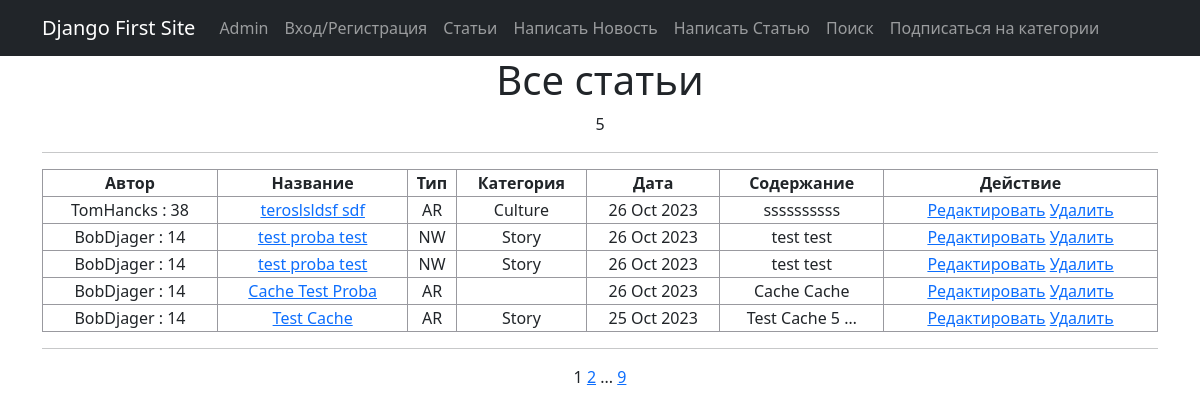
Page /news/ (signed in) on the committed database.
### news/models.py (models this page shows, shortened)
class Post(models.Model):
    news = 'NW'
    article = 'AR'
    CATEGORY_CHOICES = [
        (news, 'Новость'),
        (article, 'Статья')
    ]
    post_author = models.ForeignKey(Author, on_delete=models.CASCADE)
    category_type = models.CharField(max_length=2, choices=CATEGORY_CHOICES,
                                     default=article)
    post_date = models.DateTimeField(auto_now_add=True)
    post_category = models.ManyToManyField(Category, through='PostCategory')
    post_title = models.CharField(max_length=128)
    post_text = models.TextField()
    post_rating = models.SmallIntegerField(default=0)

class Author(models.Model):
    author_user = models.OneToOneField(User, on_delete=models.CASCADE)
    author_rating = models.SmallIntegerField(default=0)
    def __str__(self):
        return f'{self.author_user.username} : {self.author_rating}'

class Category(models.Model):
    category_name = models.CharField(max_length=64, unique=True)
    subscribers = models.ManyToManyField(User, related_name='categories',
                                         default='')

### news/views.py (the view)
# urls.py: path('', PostList.as_view(), name='news'),
class PostList(ListView):
    model = Post
    ordering = '-post_date'
    template_name = 'news.html'
    context_object_name = 'news'
    paginate_by = 5
    def get_context_data(self, **kwargs):
        context = super().get_context_data(**kwargs)
        return context

### news/templates/news/news.html (shortened to what this page needs)
{% extends 'flatpages/default.html' %}
{% load cache %}
{% load censor_filters %}
{% block content %}
{% cache 60 content %}
<h1>Все статьи</h1>
{{ news|length }}
<hr>
{% if news|length %}
    <table>
        <tr>
            <th>Автор</th>
            <th>Название</th>
            <th>Тип</th>
            <th>Категория</th>
            <th>Дата</th>
            <th>Содержание</th>
            <th>Действие</th>
        </tr>
        {% for post in news %}
        <col>
            <td>{{ post.post_author}}</td>
            <td><a href="{% url 'post_detail' pk=post.id %}">{{ post.post_title }}</a></td>
            <td>{{ post.category_type }}</td>
            <td>
                    {% for cat in post.post_category.all %}
                        {{ cat.category_name }}
                    {% endfor %}
            </td>
            <td>{{ post.post_date|date:'d M Y' }}</td>
            <td>{{ post.post_text|truncatewords:3 }}</td>
            <td>
                {% if request.user.is_authenticated %}
                    {% if post.category_type == 'NW' %}
                        <a href="{% url 'news_edit' pk=post.id %}">Редактировать</a>
                        <a href="{% url 'post_delete' pk=post.id %}">Удалить</a>
                    {% else %}
                        <a href="{% url 'article_edit' pk=post.id %}">Редактировать</a>
                        <a href="{% url 'post_delete' pk=post.id %}">Удалить</a>
                    {% endif %}
                {% endif %}
            </td>
        {% endfor %}
    </table>
            <hr>
        {% else %}
            <h1>Извините на данный момент статей нет</h1>
{% endif %}
{{ page_obj.number }}
{% if page_obj.has_next %}
    <a href="?page={{ page_obj.next_page_number }}">{{ page_obj.next_page_number }}</a>
    {% if paginator.num_pages != page_obj.next_page_number %}
    ...
    <a href="?page={{ page_obj.paginator.num_pages }}">{{ page_obj.paginator.num_pages }}</a>
    {% endif %}
{% endif %}
{% endcache %}
{% endblock content %}

### news/templates/news/flatpages/default.html (style rules this page uses)
table { border: 1px solid #99999FFF; }
th { border: 1px solid #99999FFF; }
td { border: 1px solid #99999FFF; }
table { width: 100%; }

### rows in the picture
Post: post_author "TomHancks : 38", post_title "teroslsldsf sdf", category_type "AR", post_date "26 Oct 2023", post_text "ssssssssss", shows "Редактировать"
Category: category_name "Culture"
Post: post_author "BobDjager : 14", post_title "test proba test", category_type "NW", post_date "26 Oct 2023", post_text "test test", shows "Редактировать"
Category: category_name "Story"
Post: post_author "BobDjager : 14", post_title "test proba test", category_type "NW", post_date "26 Oct 2023", post_text "test test", shows "Редактировать"
Post: post_author "BobDjager : 14", post_title "Cache Test Proba", category_type "AR", post_date "26 Oct 2023", post_text "Cache Cache", shows "Редактировать"
Post: post_author "BobDjager : 14", post_title "Test Cache", category_type "AR", post_date "25 Oct 2023", post_text "Test Cache 5 …", shows "Редактировать"

### other values in the picture
{{ news|length }} "5"
{{ page_obj.number }} "1"
{{ page_obj.next_page_number }} "2"
{{ page_obj.paginator.num_pages }} "9"
